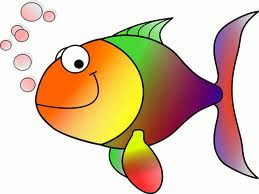
//> input picture OpenCV/data/HappyFish.jpg, 259 x 194 px
$ ./FeatureDescription -input1=../data/HappyFish.jpg -input2=../data/building.jpg   (built with g++ and OpenCV 4)
//> lines starting //> are read from the running program, lines starting //| are printed output that depends on the picture
//
// Created by Admin on 2024/7/27.
//
#include <iostream>
#include "opencv2/core.hpp"
#ifdef HAVE_OPENCV_XFEATURES2D
#include "opencv2/highgui.hpp"
#include "opencv2/features2d.hpp"
#include "opencv2/xfeatures2d.hpp"
using namespace cv;
using namespace cv::xfeatures2d;
using std::cout;
using std::endl;
const char* keys =
    "{ help h |                  | Print help message. }"
    "{ input1 | box.png          | Path to input image 1. }"
    "{ input2 | box_in_scene.png | Path to input image 2. }";
int main( int argc, char* argv[] )
{
    CommandLineParser parser( argc, argv, keys );
    Mat img1 = imread( samples::findFile( parser.get<String>("input1") ), IMREAD_GRAYSCALE );
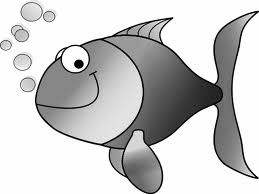
//> img1: 194 rows x 259 cols, CV_8UC1; min 0, max 255, mean 200.4
    Mat img2 = imread( samples::findFile( parser.get<String>("input2") ), IMREAD_GRAYSCALE );
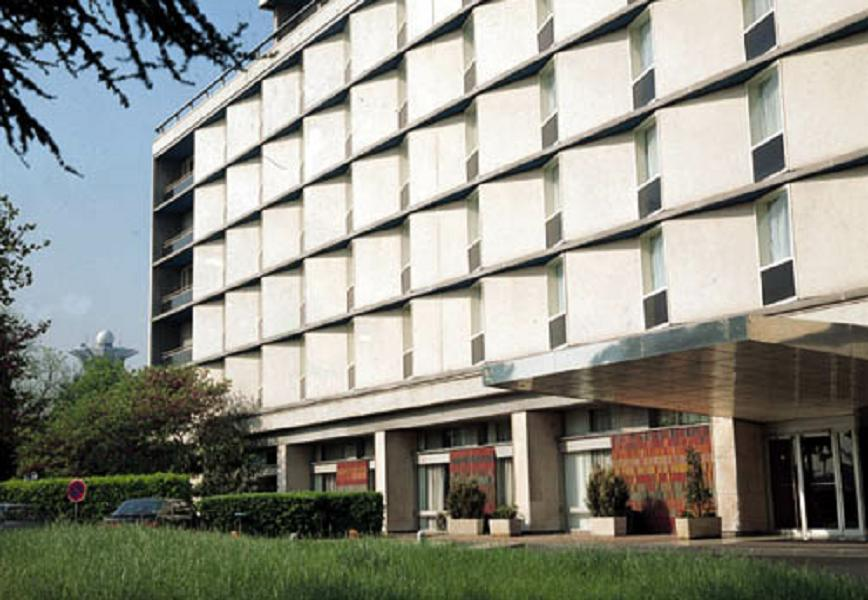
//> input picture OpenCV/data/building.jpg, 868 x 600 px
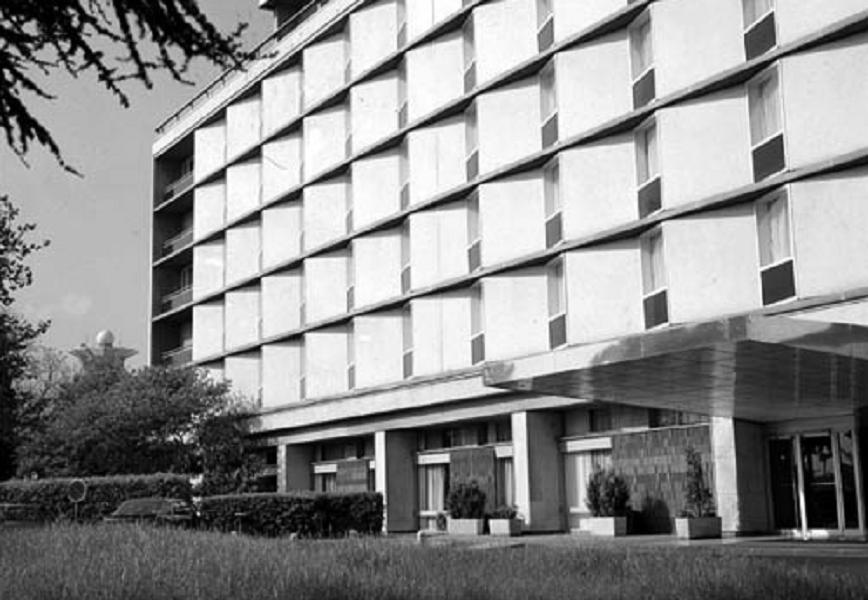
//> img2: 600 rows x 868 cols, CV_8UC1; min 0, max 255, mean 142.3
    if ( img1.empty() || img2.empty() )
    {
        cout << "Could not open or find the image!\n" << endl;
        parser.printMessage();
        return -1;
    }
    //-- Step 1: Detect the keypoints using SURF Detector, compute the descriptors
    int minHessian = 400;
//> (the run ends here: the program stops with an error, at `Ptr<SURF> detector = SURF::create( minHessian );`)
